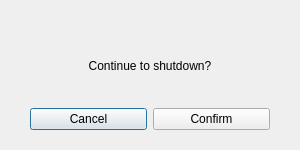
<?xml version="1.0" encoding="UTF-8"?>
<ui version="4.0">
 <class>ShutdownDialog</class>
 <widget class="QDialog" name="ShutdownDialog">
  <property name="geometry">
   <rect>
    <x>0</x>
    <y>0</y>
    <width>300</width>
    <height>150</height>
   </rect>
  </property>
  <property name="maximumSize">
   <size>
    <width>300</width>
    <height>150</height>
   </size>
  </property>
  <property name="windowTitle">
   <string>Dialog</string>
  </property>
  <layout class="QVBoxLayout" name="verticalLayout">
   <property name="leftMargin">
    <number>30</number>
   </property>
   <property name="topMargin">
    <number>30</number>
   </property>
   <property name="rightMargin">
    <number>30</number>
   </property>
   <property name="bottomMargin">
    <number>20</number>
   </property>
   <item>
    <widget class="QLabel" name="label">
     <property name="text">
      <string>Continue to shutdown?</string>
     </property>
     <property name="alignment">
      <set>Qt::AlignCenter</set>
     </property>
    </widget>
   </item>
   <item>
    <layout class="QHBoxLayout" name="horizontalLayout">
     <item>
      <widget class="QPushButton" name="cancelButton">
       <property name="text">
        <string>Cancel</string>
       </property>
      </widget>
     </item>
     <item>
      <widget class="QPushButton" name="confirmButton">
       <property name="text">
        <string>Confirm</string>
       </property>
      </widget>
     </item>
    </layout>
   </item>
  </layout>
 </widget>
 <resources/>
 <connections/>
</ui>
